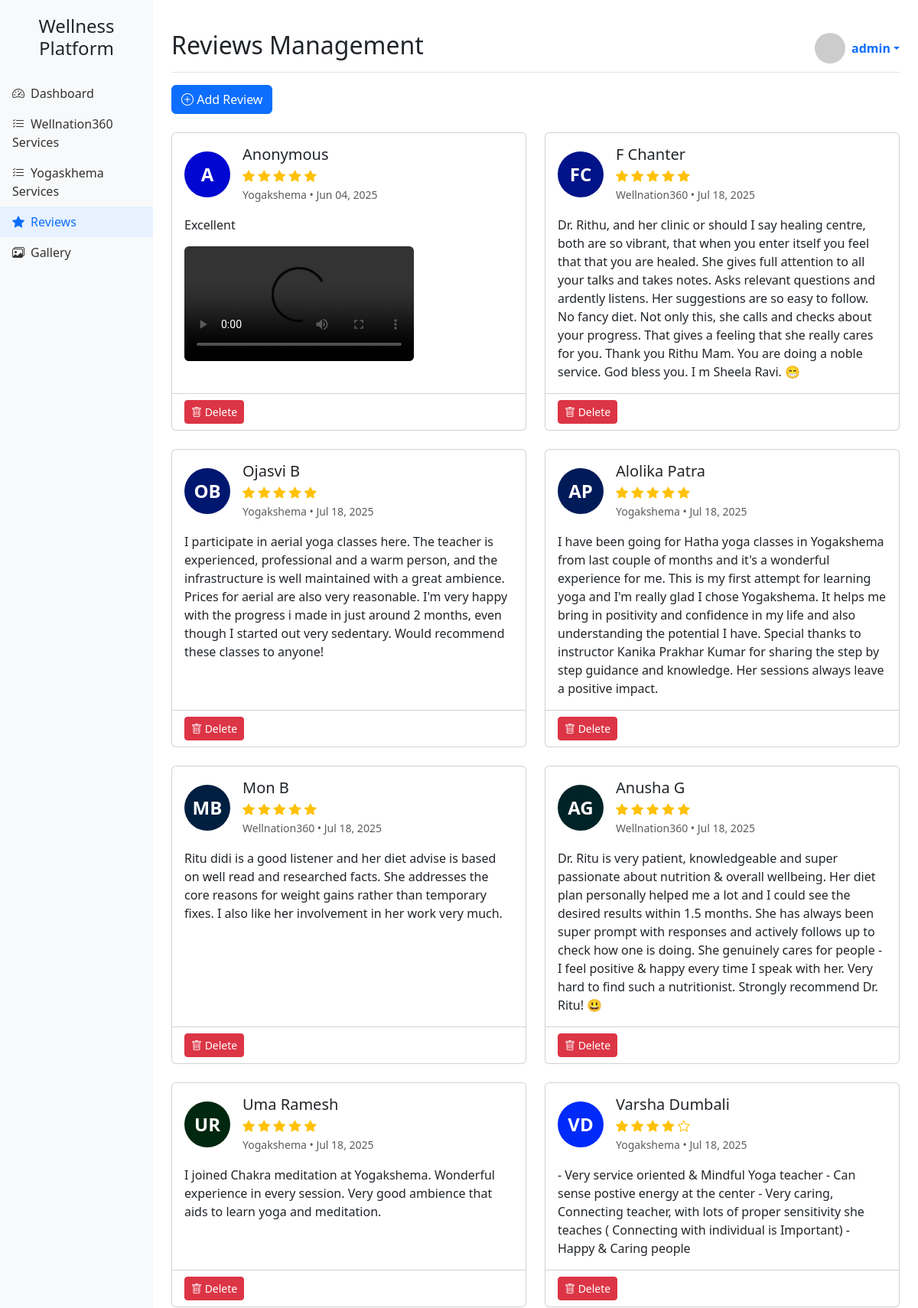
Screenshot of /admin/reviews (signed in, upper part) with the database file from the repository.
### app.py (models this page shows)
class Review(db.Model):
    id = db.Column(db.Integer, primary_key=True)
    platform = db.Column(db.String(50), nullable=False)
    reviewer_name = db.Column(db.String(100), nullable=False)
    reviewer_image = db.Column(db.String(200))
    content = db.Column(db.Text, nullable=False)
    rating = db.Column(db.Integer, nullable=False)
    media_type = db.Column(db.String(20))  # 'image' or 'video'
    media_path = db.Column(db.String(200))
    created_at = db.Column(db.DateTime, default=datetime.utcnow)

### app.py (the view, shortened to what this page needs)
@app.route('/admin/reviews', methods=['GET', 'POST'])
def admin_reviews():
    if 'user_id' not in session:
        return redirect(url_for('login'))
    all_reviews = Review.query.all()
    return render_template('manage_reviews.html', reviews=all_reviews)

### templates/manage_reviews.html (shortened to what this page needs)
{% extends "base.html" %}
{% set active_page = "reviews" %}
{% block title %}Reviews Management{% endblock %}
{% block content %}
<div class="d-flex justify-content-between mb-4">
    <button class="btn btn-primary" data-bs-toggle="modal" data-bs-target="#addReviewModal">
        <i class="bi bi-plus-circle"></i> Add Review
    </button>
</div>
<div class="row">
    {% for review in reviews %}
    <div class="col-md-6 mb-4">
        <div class="card h-100">
            <div class="card-body">
                <div class="d-flex align-items-center mb-3">
                    {% if review.reviewer_image %}
                    <img src="{{ url_for('static', filename='uploads/' + review.reviewer_image) }}"
                        class="review-img me-3" alt="{{ review.reviewer_name }}">
                    {% else %}
                    <div class="avatar me-3"
                        style="width: 60px; height: 60px; background-color: #{{ '%06x' % (review.id * 1000 % 0xffffff) }}; color: white; border-radius: 50%; display: flex; align-items: center; justify-content: center; font-weight: bold; font-size: 1.5rem;">
                        {{ review.reviewer_name[0]|upper }}{% if review.reviewer_name.split()|length > 1 %}{{
                        review.reviewer_name.split()[1][0]|upper }}{% endif %}
                    </div>
                    {% endif %}
                    <div>
                        <h5 class="mb-1">{{ review.reviewer_name }}</h5>
                        <div class="text-warning">
                            {% for i in range(review.rating) %}
                            <i class="bi bi-star-fill"></i>
                            {% endfor %}
                            {% for i in range(5 - review.rating) %}
                            <i class="bi bi-star"></i>
                            {% endfor %}
                        </div>
                        <small class="text-muted">{{ review.platform }} • {{ review.created_at.strftime('%b %d, %Y')
                            }}</small>
                    </div>
                </div>
                <p class="card-text">{{ review.content }}</p>
                {% if review.media_path %}
                {% if review.media_type == 'image' %}
                <img src="{{ url_for('static', filename='uploads/' + review.media_path) }}"
                    class="img-fluid rounded mb-3" alt="Review media">
                {% else %}
                <video controls class="img-fluid rounded mb-3">
                    <source src="{{ url_for('static', filename='uploads/' + review.media_path) }}" type="video/mp4">
                </video>
                {% endif %}
                {% endif %}
            </div>
            <div class="card-footer bg-transparent">
                <a href="{{ url_for('delete_review', id=review.id) }}" class="btn btn-sm btn-danger"
                    onclick="return confirm('Are you sure you want to delete this review?')">
                    <i class="bi bi-trash"></i> Delete
                </a>
            </div>
        </div>
    </div>
    {% endfor %}
</div>
{% endblock %}

### templates/base.html (shortened to what this page needs)
<!DOCTYPE html>
<html lang="en">
<head>
    <link href="https://cdn.jsdelivr.net/npm/bootstrap@5.3.0/dist/css/bootstrap.min.css" rel="stylesheet">
    <link rel="stylesheet" href="https://cdn.jsdelivr.net/npm/bootstrap-icons@1.10.0/font/bootstrap-icons.css">
</head>
<body>
    <div class="container-fluid">
        <div class="row">
            <div class="col-md-2 sidebar">
                <div class="text-center mb-4">
                    <h4>Wellness Platform</h4>
                </div>
                <ul class="nav flex-column">
                    <li class="nav-item">
                        <a class="nav-link {% if active_page == 'dashboard' %}active{% endif %}" href="{{ url_for('dashboard') }}">
                            <i class="bi bi-speedometer2 me-2"></i>Dashboard
                        </a>
                    </li>
                    <li class="nav-item">
                        <a class="nav-link {% if active_page == 'services' %}active{% endif %}" href="{{ url_for('admin_services') }}">
                            <i class="bi bi-list-check me-2"></i>Wellnation360 Services
                        </a>
                    </li>
                    <li class="nav-item">
                        <a class="nav-link {% if active_page == 'services' %}active{% endif %}" href="{{ url_for('admin_yogaservices') }}">
                            <i class="bi bi-list-check me-2"></i>Yogaskhema Services
                        </a>
                    </li>
                    <li class="nav-item">
                        <a class="nav-link {% if active_page == 'reviews' %}active{% endif %}" href="{{ url_for('admin_reviews') }}">
                            <i class="bi bi-star-fill me-2"></i>Reviews
                        </a>
                    </li>
                    <li class="nav-item">
                        <a class="nav-link {% if active_page == 'gallery' %}active{% endif %}" href="{{ url_for('admin_gallery') }}">
                            <i class="bi bi-images me-2"></i>Gallery
                        </a>
                    </li>
                </ul>
            </div>
            <div class="col-md-10 ms-sm-auto px-md-4 py-4">
                <div class="d-flex justify-content-between flex-wrap flex-md-nowrap align-items-center pt-3 pb-2 mb-3 border-bottom">
                    <h1 class="h2">{% block title %}{% endblock %}</h1>
                    <div class="dropdown">
                        <a href="#" class="d-flex align-items-center text-decoration-none dropdown-toggle" id="dropdownUser1" data-bs-toggle="dropdown" aria-expanded="false">
                            {% if session.profile_pic %}
                            <img src="{{ url_for('static', filename='uploads/' + session.profile_pic) }}" alt="Profile" class="profile-img me-2">
                            {% else %}
                            <img src="https://via.placeholder.com/40" alt="Profile" class="profile-img me-2">
                            {% endif %}
                            <strong>{{ session.username }}</strong>
                        </a>
                    </div>
                </div>
                {% block content %}{% endblock %}
            </div>
        </div>
    </div>
</body>
</html>

### templates/base.html (style rules this page uses)
.sidebar { min-height: 100vh; background-color: #f8f9fa; padding: 20px 0; }
.sidebar .nav-link { color: #333; font-weight: 500; }
.sidebar .nav-link.active { color: #0d6efd; background-color: #e7f1ff; }
.profile-img { width: 40px; height: 40px; border-radius: 50%; object-fit: cover; }

### rows the page displays
Review: reviewer_name "A", reviewer_name "Anonymous", rating 5 (drawn), platform "Yogakshema", created_at "Jun 04, 2025", content "Excellent"
Review: reviewer_name "F", reviewer_name "C", reviewer_name "F Chanter", rating 5 (drawn), platform "Wellnation360", created_at "Jul 18, 2025", content "Dr. Rithu, and her clinic or should I say healing centre, both are so vibrant, that when you enter itself you feel that that you are healed. She gives full attention to all your talks and takes notes. Asks relevant questions and ardently listens. Her suggestions are so easy to follow. No fancy diet. Not only this, she calls and checks about your progress. That gives a feeling that she really cares for you. Thank you Rithu Mam. You are doing a noble service. God bless you. I m Sheela Ravi. 😁"
Review: reviewer_name "O", reviewer_name "B", reviewer_name "Ojasvi B", rating 5 (drawn), platform "Yogakshema", created_at "Jul 18, 2025", content "I participate in aerial yoga classes here. The teacher is experienced, professional and a warm person, and the infrastructure is well maintained with a great ambience. Prices for aerial are also very reasonable. I'm very happy with the progress i made in just around 2 months, even though I started out very sedentary. Would recommend these classes to anyone!"
Review: reviewer_name "A", reviewer_name "P", reviewer_name "Alolika Patra", rating 5 (drawn), platform "Yogakshema", created_at "Jul 18, 2025", content "I have been going for Hatha yoga classes in Yogakshema from last couple of months and it's a wonderful experience for me. This is my first attempt for learning yoga and I'm really glad I chose Yogakshema. It helps me bring in positivity and confidence in my life and also understanding the potential I have. Special thanks to instructor Kanika Prakhar Kumar for sharing the step by step guidance and knowledge. Her sessions always leave a positive impact."
Review: reviewer_name "M", reviewer_name "B", reviewer_name "Mon B", rating 5 (drawn), platform "Wellnation360", created_at "Jul 18, 2025", content "Ritu didi is a good listener and her diet advise is based on well read and researched facts. She addresses the core reasons for weight gains rather than temporary fixes. I also like her involvement in her work very much."
Review: reviewer_name "A", reviewer_name "G", reviewer_name "Anusha G", rating 5 (drawn), platform "Wellnation360", created_at "Jul 18, 2025", content "Dr. Ritu is very patient, knowledgeable and super passionate about nutrition & overall wellbeing. Her diet plan personally helped me a lot and I could see the desired results within 1.5 months. She has always been super prompt with responses and actively follows up to check how one is doing. She genuinely cares for people - I feel positive & happy every time I speak with her. Very hard to find such a nutritionist. Strongly recommend Dr. Ritu! 😃"
Review: reviewer_name "U", reviewer_name "R", reviewer_name "Uma Ramesh", rating 5 (drawn), platform "Yogakshema", created_at "Jul 18, 2025", content "I joined Chakra meditation at Yogakshema. Wonderful experience in every session. Very good ambience that aids to learn yoga and meditation."
Review: reviewer_name "V", reviewer_name "D", reviewer_name "Varsha Dumbali", rating 4 (drawn), platform "Yogakshema", created_at "Jul 18, 2025", content "- Very service oriented & Mindful Yoga teacher - Can sense postive energy at the center - Very caring, Connecting teacher, with lots of proper sensitivity she teaches ( Connecting with individual is Important) - Happy & Caring people"

### other values shown
{{ session.username }} "admin"
